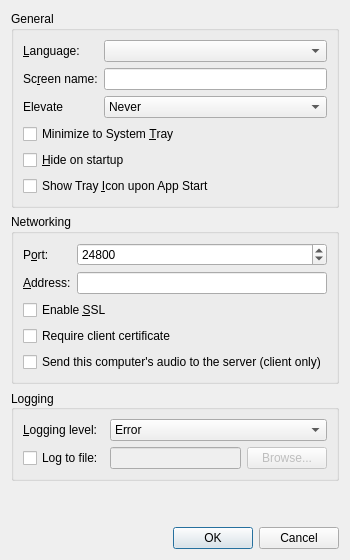
<?xml version="1.0" encoding="UTF-8"?>
<ui version="4.0">
 <class>SettingsDialog</class>
 <widget class="QDialog" name="SettingsDialog">
  <property name="geometry">
   <rect>
    <x>0</x>
    <y>0</y>
    <width>400</width>
    <height>0</height>
   </rect>
  </property>
  <property name="windowTitle">
   <string>Settings</string>
  </property>
  <layout class="QVBoxLayout" name="verticalLayout">
   <item>
    <widget class="QGroupBox" name="m_pGroupGeneral">
     <property name="enabled">
      <bool>true</bool>
     </property>
     <property name="sizePolicy">
      <sizepolicy hsizetype="Preferred" vsizetype="Preferred">
       <horstretch>0</horstretch>
       <verstretch>0</verstretch>
      </sizepolicy>
     </property>
     <property name="title">
      <string>General</string>
     </property>
     <layout class="QFormLayout" name="formLayout">
      <property name="fieldGrowthPolicy">
       <enum>QFormLayout::AllNonFixedFieldsGrow</enum>
      </property>
      <item row="0" column="0">
       <widget class="QLabel" name="m_pLabel_27">
        <property name="sizePolicy">
         <sizepolicy hsizetype="Preferred" vsizetype="Preferred">
          <horstretch>0</horstretch>
          <verstretch>0</verstretch>
         </sizepolicy>
        </property>
        <property name="minimumSize">
         <size>
          <width>75</width>
          <height>0</height>
         </size>
        </property>
        <property name="text">
         <string>&amp;Language:</string>
        </property>
        <property name="buddy">
         <cstring>m_pComboLanguage</cstring>
        </property>
       </widget>
      </item>
      <item row="0" column="1">
       <widget class="QComboBox" name="m_pComboLanguage"/>
      </item>
      <item row="1" column="0">
       <widget class="QLabel" name="m_pLabel_19">
        <property name="minimumSize">
         <size>
          <width>75</width>
          <height>0</height>
         </size>
        </property>
        <property name="text">
         <string>Sc&amp;reen name:</string>
        </property>
        <property name="buddy">
         <cstring>m_pLineEditScreenName</cstring>
        </property>
       </widget>
      </item>
      <item row="1" column="1">
       <widget class="QLineEdit" name="m_pLineEditScreenName">
        <property name="enabled">
         <bool>true</bool>
        </property>
       </widget>
      </item>
      <item row="2" column="0">
       <widget class="QLabel" name="m_pLabelElevate">
        <property name="text">
         <string>Elevate</string>
        </property>
       </widget>
      </item>
      <item row="2" column="1">
       <widget class="QComboBox" name="m_pComboElevate">
        <property name="toolTip">
         <string>Specify when the InputLeap service should run at an elevated privilege level</string>
        </property>
        <property name="currentIndex">
         <number>2</number>
        </property>
        <item>
         <property name="text">
          <string>As Needed</string>
         </property>
        </item>
        <item>
         <property name="text">
          <string>Always</string>
         </property>
        </item>
        <item>
         <property name="text">
          <string>Never</string>
         </property>
        </item>
       </widget>
      </item>
      <item row="3" column="0" colspan="2">
       <widget class="QCheckBox" name="m_pCheckBoxMinimizeToTray">
        <property name="text">
         <string>Minimize to System &amp;Tray</string>
        </property>
       </widget>
      </item>
      <item row="4" column="0" colspan="2">
       <widget class="QCheckBox" name="m_pCheckBoxAutoHide">
        <property name="text">
         <string>&amp;Hide on startup</string>
        </property>
       </widget>
      </item>
      <item row="5" column="0" colspan="2">
       <widget class="QCheckBox" name="m_pCheckBoxAutoStart">
        <property name="text">
         <string>Show Tray &amp;Icon upon App Start</string>
        </property>
       </widget>
      </item>
     </layout>
    </widget>
   </item>
   <item>
    <widget class="QGroupBox" name="m_pGroupNetworking">
     <property name="title">
      <string>Networking</string>
     </property>
     <layout class="QGridLayout" name="gridLayout_3">
      <item row="1" column="0">
       <widget class="QLabel" name="m_pLabel_21">
        <property name="text">
         <string>&amp;Address:</string>
        </property>
        <property name="buddy">
         <cstring>m_pLineEditInterface</cstring>
        </property>
       </widget>
      </item>
      <item row="0" column="0">
       <widget class="QLabel" name="m_pLabel_20">
        <property name="text">
         <string>P&amp;ort:</string>
        </property>
        <property name="buddy">
         <cstring>m_pSpinBoxPort</cstring>
        </property>
       </widget>
      </item>
      <item row="0" column="1">
       <widget class="QSpinBox" name="m_pSpinBoxPort">
        <property name="enabled">
         <bool>true</bool>
        </property>
        <property name="sizePolicy">
         <sizepolicy hsizetype="MinimumExpanding" vsizetype="Fixed">
          <horstretch>0</horstretch>
          <verstretch>0</verstretch>
         </sizepolicy>
        </property>
        <property name="maximum">
         <number>65535</number>
        </property>
        <property name="value">
         <number>24800</number>
        </property>
       </widget>
      </item>
      <item row="1" column="1">
       <widget class="QLineEdit" name="m_pLineEditInterface">
        <property name="enabled">
         <bool>true</bool>
        </property>
       </widget>
      </item>
      <item row="2" column="0" colspan="2">
       <widget class="QCheckBox" name="m_pCheckBoxEnableCrypto">
        <property name="text">
         <string>Enable &amp;SSL</string>
        </property>
       </widget>
      </item>
      <item row="3" column="0" colspan="2">
       <widget class="QCheckBox" name="checkbox_require_client_certificate">
        <property name="text">
         <string>Require client certificate</string>
        </property>
       </widget>
      </item>
      <item row="4" column="0" colspan="2">
       <widget class="QCheckBox" name="checkbox_stream_audio">
        <property name="toolTip">
         <string>When this computer is a client, the sound it plays is also sent to the server and played there. The server needs a version of InputLeap that supports this.</string>
        </property>
        <property name="text">
         <string>Send this computer's audio to the server (client only)</string>
        </property>
       </widget>
      </item>
     </layout>
    </widget>
   </item>
   <item>
    <widget class="QGroupBox" name="m_pGroupLog">
     <property name="sizePolicy">
      <sizepolicy hsizetype="Preferred" vsizetype="Preferred">
       <horstretch>0</horstretch>
       <verstretch>0</verstretch>
      </sizepolicy>
     </property>
     <property name="title">
      <string>Logging</string>
     </property>
     <property name="alignment">
      <set>Qt::AlignLeading|Qt::AlignLeft|Qt::AlignVCenter</set>
     </property>
     <property name="flat">
      <bool>false</bool>
     </property>
     <layout class="QGridLayout" name="gridLayout_2">
      <item row="1" column="0">
       <widget class="QCheckBox" name="m_pCheckBoxLogToFile">
        <property name="text">
         <string>Log to file:</string>
        </property>
       </widget>
      </item>
      <item row="1" column="2">
       <widget class="QPushButton" name="m_pButtonBrowseLog">
        <property name="enabled">
         <bool>false</bool>
        </property>
        <property name="text">
         <string>Browse...</string>
        </property>
       </widget>
      </item>
      <item row="0" column="1" colspan="2">
       <widget class="QComboBox" name="m_pComboLogLevel">
        <item>
         <property name="text">
          <string>Error</string>
         </property>
        </item>
        <item>
         <property name="text">
          <string>Warning</string>
         </property>
        </item>
        <item>
         <property name="text">
          <string>Note</string>
         </property>
        </item>
        <item>
         <property name="text">
          <string>Info</string>
         </property>
        </item>
        <item>
         <property name="text">
          <string>Debug</string>
         </property>
        </item>
        <item>
         <property name="text">
          <string>Debug1</string>
         </property>
        </item>
        <item>
         <property name="text">
          <string>Debug2</string>
         </property>
        </item>
       </widget>
      </item>
      <item row="0" column="0">
       <widget class="QLabel" name="m_pLabel_3">
        <property name="minimumSize">
         <size>
          <width>75</width>
          <height>0</height>
         </size>
        </property>
        <property name="text">
         <string>&amp;Logging level:</string>
        </property>
        <property name="buddy">
         <cstring>m_pComboLogLevel</cstring>
        </property>
       </widget>
      </item>
      <item row="1" column="1">
       <widget class="QLineEdit" name="m_pLineEditLogFilename">
        <property name="enabled">
         <bool>false</bool>
        </property>
       </widget>
      </item>
     </layout>
    </widget>
   </item>
   <item>
    <spacer name="verticalSpacer">
     <property name="orientation">
      <enum>Qt::Vertical</enum>
     </property>
     <property name="sizeHint" stdset="0">
      <size>
       <width>20</width>
       <height>40</height>
      </size>
     </property>
    </spacer>
   </item>
   <item>
    <widget class="QDialogButtonBox" name="buttonBox">
     <property name="orientation">
      <enum>Qt::Horizontal</enum>
     </property>
     <property name="standardButtons">
      <set>QDialogButtonBox::Cancel|QDialogButtonBox::Ok</set>
     </property>
    </widget>
   </item>
  </layout>
 </widget>
 <tabstops>
  <tabstop>m_pComboLanguage</tabstop>
  <tabstop>m_pLineEditScreenName</tabstop>
  <tabstop>m_pComboElevate</tabstop>
  <tabstop>m_pCheckBoxMinimizeToTray</tabstop>
  <tabstop>m_pCheckBoxAutoHide</tabstop>
  <tabstop>m_pCheckBoxAutoStart</tabstop>
  <tabstop>m_pSpinBoxPort</tabstop>
  <tabstop>m_pLineEditInterface</tabstop>
  <tabstop>m_pCheckBoxEnableCrypto</tabstop>
  <tabstop>m_pComboLogLevel</tabstop>
  <tabstop>m_pCheckBoxLogToFile</tabstop>
  <tabstop>m_pLineEditLogFilename</tabstop>
  <tabstop>m_pButtonBrowseLog</tabstop>
 </tabstops>
 <resources/>
 <connections/>
</ui>
